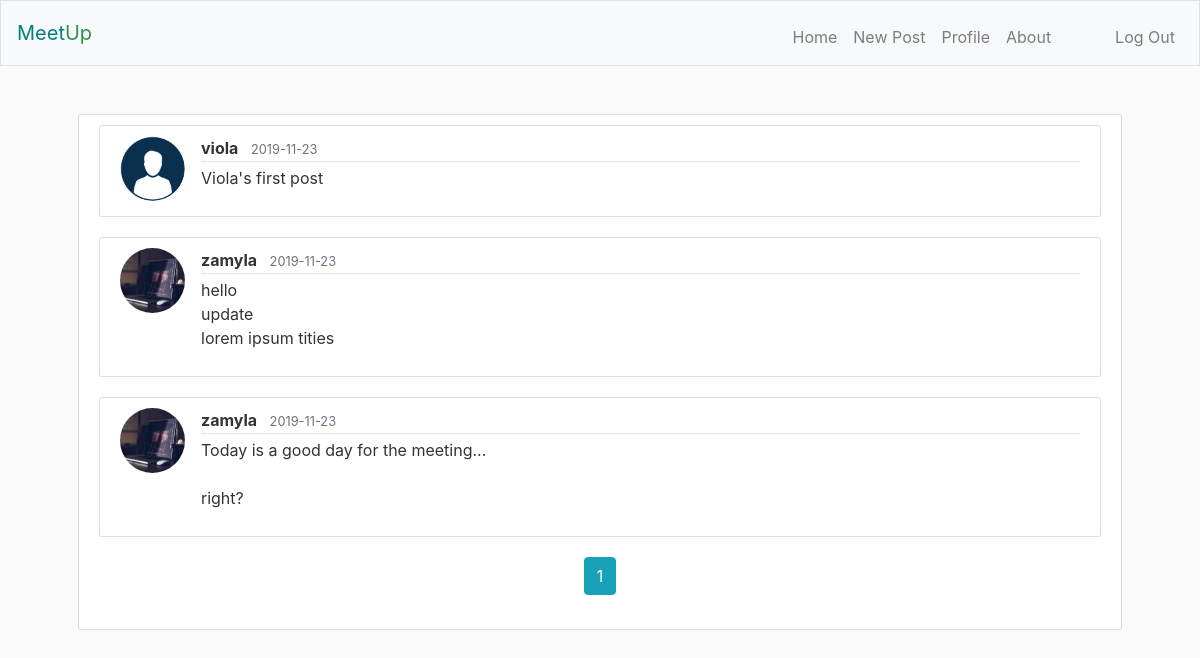
/ (signed in), run on an earlier commit of the app's database.
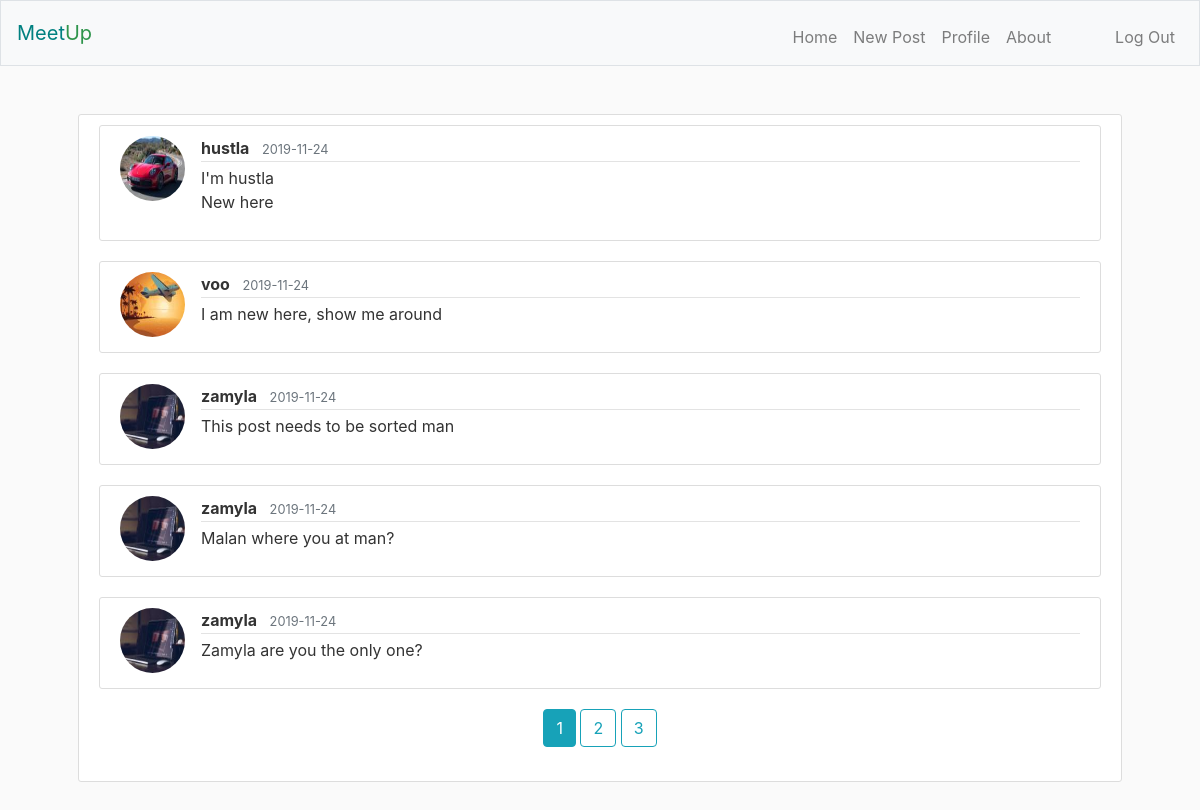
And on a later commit of the database.
### meetup/models.py (models this page shows, shortened)
class Post(db.Model):
    id = db.Column(db.Integer, primary_key=True)
    message = db.Column(db.Text, nullable=False)
    posted_at = db.Column(db.DateTime, default=datetime.utcnow)
    owner_id = db.Column(db.Integer, db.ForeignKey('user.id'), nullable=False)

class User(db.Model, UserMixin):
    id = db.Column(db.Integer, primary_key=True)
    username = db.Column(db.String(20), unique=True, nullable=False)
    email = db.Column(db.String(255), unique=True, nullable=False)
    image_file = db.Column(db.String(20), nullable=False, default='no-img.png')
    password = db.Column(db.String(60), nullable=False)
    posts = db.relationship('Post', backref='owner', lazy=True)

### meetup/routes.py (the view)
@app.route('/')
def index():
    page = request.args.get('page', 1, type=int)
    posts = Post.query.order_by(
        Post.posted_at.desc()).paginate(page=page, per_page=5)
    return render_template('index.html', posts=posts)

### meetup/models.py (called while the page is built)
@login_manager.user_loader
def load_user(user_id):
    return User.query.get(int(user_id))

### meetup/templates/index.html (shortened to what this page needs)
{% extends "layout.html" %}
{% block main %}
    {% if current_user.is_authenticated %}
        {% for post in posts.items %}
            <a id="post-link" href="{{ url_for('post', post_id=post.id) }}">
                <article class="media content-section">
                    <img class="rounded-circle article-img" src="{{ url_for('static', filename='profile-imgs/' + post.owner.image_file) }}" />
                <div class="media-body">
                    <div class="article-metadata">
                        <strong class="mr-2">{{ post.owner.username }}</strong>
                        <small class="text-muted">{{ post.posted_at.strftime('%Y-%m-%d') }}</small>
                    </div>
                    <p class="article-content">{{ post.message }}</p>
                </div>
                </article>
            </a>
        {% endfor %}
        <div class="text-center">
        {% for page_num in posts.iter_pages(left_edge=1, right_edge=1, left_current=2, right_current=3) %}
            {% if page_num %}
                {% if posts.page == page_num %}
                    <a class="btn btn-info mb-4" href="{{ url_for('index', page=page_num) }}">{{ page_num }}</a>
                {% else %}
                    <a class="btn btn-outline-info mb-4" href="{{ url_for('index', page=page_num) }}">{{ page_num }}</a>
                {% endif%}
            {% else %}
                ...
            {% endif %}
        {% endfor %}
        </div>
    {% else %}
        <a href="/login"><p class="text-center">Join Us</p></a>
    {% endif %}
{% endblock %}

What changed in the data, as far as the page shows it:
no longer on this page (row unchanged): Post: image_file (placeholder picture), owner.username "viola", posted_at "2019-11-23", message "Viola's first post"
no longer on this page (row unchanged): Post: image_file (picture), owner.username "zamyla", posted_at "2019-11-23", message "hello update lorem ipsum tities"
no longer on this page (row edited): Post: image_file (picture), owner.username "zamyla", posted_at "2019-11-23", message "Today is a good day for the meeting... right?"
added Post: image_file (picture), owner.username "hustla", posted_at "2019-11-24", message "I'm hustla New here"
added Post: image_file (picture), owner.username "voo", posted_at "2019-11-24", message "I am new here, show me around"
added Post: image_file (picture), owner.username "zamyla", posted_at "2019-11-24", message "This post needs to be sorted man"
added Post: image_file (picture), owner.username "zamyla", posted_at "2019-11-24", message "Malan where you at man?"
added Post: image_file (picture), owner.username "zamyla", posted_at "2019-11-24", message "Zamyla are you the only one?"
Also different on the page:
new list line: "2"
new list line: "3"
